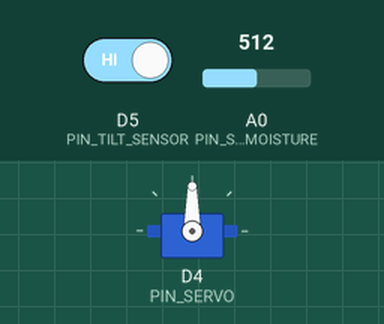
This sketch was run on a simulated ESP8266 (Wemos D1 mini). Shown: servo. The inputs (shaded band) are chosen by the test bench; at power-on: D5 (PIN_TILT_SENSOR) HIGH, A0 (PIN_SOIL_MOISTURE) = 512. WiFi joins after 1.5 s; servers stay silent unless stated; uploads are accepted with an empty reply; what the sketch prints to the serial monitor is not drawn.

Above: at 2.9 s.
3.0 s: D5 (PIN_TILT_SENSOR) driven LOW
At 3.6 s:
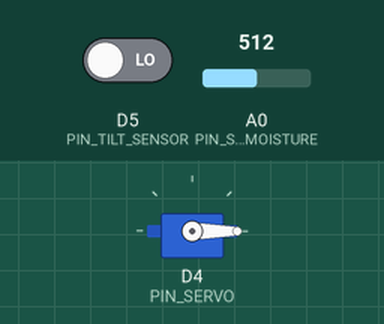
7.7 s: D5 (PIN_TILT_SENSOR) driven HIGH
At 8.3 s:
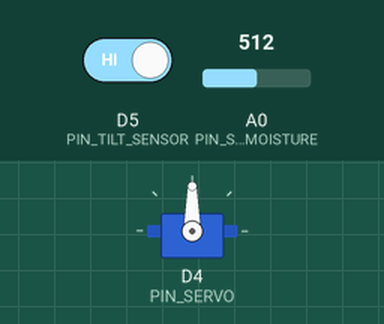
Timing chart, 0 to 10.7 s (numbered marks = the images above; inputs shaded):
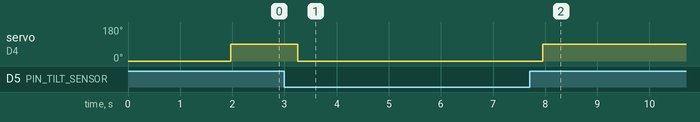

The sketch:

esp8266_mangrove_node.ino
```cpp
/*
  =============================================================================
  SMART MANGROVE SYSTEM — ESP8266 HARDWARE NODE FIRMWARE
  IoT-Driven Coastal Wetland MRV & Automated Root Stabilization Mechanism
  =============================================================================

  HARDWARE RESPONSIBILITY:
  1. Real-time local tilt detection (independent of network/browser status).
  2. Immediate local servo actuation for root anchoring when tilt is detected.
  3. Continuous rhizosphere soil-moisture acquisition.
  4. Non-blocking periodic telemetry stream to FastAPI backend over Wi-Fi.
  5. Immediate event reporting on tilt alert and stabilization recovery.
  6. Safety hysteresis state machine preventing continuous servo jitter.

  TARGET BOARD: ESP8266 (NodeMCU v2/v3, WeMos D1 Mini, ESP-12E/F)
  DEPENDENCIES: Built-in ESP8266 Arduino Core (ESP8266WiFi, ESP8266HTTPClient, Servo)
  =============================================================================
*/

#include <ESP8266WiFi.h>
#include <ESP8266HTTPClient.h>
#include <WiFiClient.h>
#include <Servo.h>

// =========================================================================
// 1. NETWORK & BACKEND CONFIGURATION
// =========================================================================
// Replace with your local Wi-Fi router / mobile hotspot credentials
const char* WIFI_SSID     = "YOUR_WIFI_SSID";
const char* WIFI_PASSWORD = "YOUR_WIFI_PASSWORD";

// FastAPI Backend Server Settings (running on laptop / workstation / cloud)
// IMPORTANT: Enter the local IP address of your machine hosting FastAPI
const char* FASTAPI_HOST  = "192.168.1.100";  // Example LAN IP of backend PC
const int   FASTAPI_PORT  = 8001;             // Default Smart Mangrove port
const char* FASTAPI_PATH  = "/api/hardware/data";
const char* DEVICE_ID     = "ESP8266-001";    // Unique hardware station ID

// =========================================================================
// 2. SENSOR & SERVO PIN ASSIGNMENTS (CONFIGURABLE PLACEHOLDERS)
// =========================================================================
// NOTE: Change these pins to match your physical wiring.
// Standard NodeMCU GPIO pin definitions:
// D1=GPIO5, D2=GPIO4, D3=GPIO0, D4=GPIO2, D5=GPIO14, D6=GPIO12, D7=GPIO13
const int PIN_TILT_SENSOR   = D5;  // GPIO14: Digital tilt switch (SW-520D / ball tilt)
const int PIN_SOIL_MOISTURE = A0;  // ADC0: Analog soil moisture sensor (capacitive / resistive)
const int PIN_SERVO         = D4;  // GPIO2: PWM control signal for root anchor servo

// =========================================================================
// 3. SENSOR CALIBRATION & THRESHOLD SETTINGS
// =========================================================================
// Tilt sensor active logic:
// HIGH: sensor pin reads HIGH when tilted
// LOW:  sensor pin reads LOW when tilted (e.g. pullup switch opened)
const int TILT_ACTIVE_LOGIC = HIGH;

// Soil moisture ADC calibration:
// Measure raw values: Air (completely dry) vs Water (immersed)
const int SOIL_RAW_DRY_AIR  = 850; // Typical dry air reading on 10-bit ADC (0-1023)
const int SOIL_RAW_WET_WATER = 350; // Typical reading immersed in water

// Mechanical Servo Angles (adjust based on your physical anchor linkage)
const int SERVO_POS_NORMAL    = 0;   // Standby position (anchor retracted)
const int SERVO_POS_ANCHORING = 90;  // Deployed position (anchor engaged)

// Timing intervals
const unsigned long TELEMETRY_INTERVAL_MS = 3000; // Normal periodic telemetry (3s)
const unsigned long DEBOUNCE_DELAY_MS     = 250;  // Noise filter debounce delay (ms)

// =========================================================================
// 4. OPERATIONAL STATE MACHINE (ANCHORING SAFETY)
// =========================================================================
enum AnchorState {
  STATE_NORMAL,    // Plant stable, servo at standby (0 deg)
  STATE_ANCHORED   // Tilt detected, servo deployed (90 deg)
};

AnchorState currentAnchorState = STATE_NORMAL;
Servo anchorServo;

unsigned long lastTelemetryTime = 0;
unsigned long lastDebounceTime  = 0;
int lastRawTiltState            = LOW;
int confirmedTiltState          = LOW;

// =========================================================================
// 5. HELPER FUNCTIONS
// =========================================================================

/**
 * Connect to Wi-Fi with non-blocking retry logic
 */
void connectToWiFi() {
  if (WiFi.status() == WL_CONNECTED) return;

  Serial.println();
  Serial.print(F("[WiFi] Connecting to SSID: "));
  Serial.println(WIFI_SSID);

  WiFi.mode(WIFI_STA);
  WiFi.begin(WIFI_SSID, WIFI_PASSWORD);

  int attempts = 0;
  while (WiFi.status() != WL_CONNECTED && attempts < 20) {
    delay(500);
    Serial.print(F("."));
    attempts++;
  }

  if (WiFi.status() == WL_CONNECTED) {
    Serial.println();
    Serial.print(F("[WiFi] Connected! Node IP: "));
    Serial.println(WiFi.localIP());
  } else {
    Serial.println();
    Serial.println(F("[WiFi] Connection timeout. Local tilt control remains active. Will retry in background."));
  }
}

/**
 * Read and calibrate soil moisture percentage (0.0 to 100.0%)
 */
float readSoilMoisture() {
  int rawADC = analogRead(PIN_SOIL_MOISTURE);
  // Constrain raw reading to calibration limits
  rawADC = constrain(rawADC, min(SOIL_RAW_DRY_AIR, SOIL_RAW_WET_WATER), max(SOIL_RAW_DRY_AIR, SOIL_RAW_WET_WATER));

  // Map ADC reading inversely: higher voltage often means drier for resistive, or vice versa
  float percentage = 0.0;
  if (SOIL_RAW_DRY_AIR > SOIL_RAW_WET_WATER) {
    percentage = (float)(SOIL_RAW_DRY_AIR - rawADC) / (float)(SOIL_RAW_DRY_AIR - SOIL_RAW_WET_WATER) * 100.0;
  } else {
    percentage = (float)(rawADC - SOIL_RAW_DRY_AIR) / (float)(SOIL_RAW_WET_WATER - SOIL_RAW_DRY_AIR) * 100.0;
  }

  percentage = constrain(percentage, 0.0, 100.0);
  return percentage;
}

/**
 * Send JSON telemetry payload to FastAPI backend
 */
bool sendTelemetryToFastAPI(int tiltVal, float soilMoisture, const char* servoState, const char* eventName) {
  if (WiFi.status() != WL_CONNECTED) {
    connectToWiFi();
    if (WiFi.status() != WL_CONNECTED) return false;
  }

  WiFiClient client;
  HTTPClient http;

  char url[128];
  snprintf(url, sizeof(url), "http://%s:%d%s", FASTAPI_HOST, FASTAPI_PORT, FASTAPI_PATH);

  http.begin(client, url);
  http.addHeader(F("Content-Type"), F("application/json"));
  http.setTimeout(2500); // 2.5s timeout prevents blocking loop if backend offline

  // Construct JSON payload
  char jsonBuffer[256];
  snprintf(jsonBuffer, sizeof(jsonBuffer),
    "{"
      "\"device_id\":\"%s\","
      "\"source\":\"HARDWARE\","
      "\"tilt\":%d,"
      "\"soil_moisture\":%.1f,"
      "\"servo_state\":\"%s\","
      "\"event\":\"%s\""
    "}",
    DEVICE_ID, tiltVal, soilMoisture, servoState, eventName
  );

  int httpCode = http.POST((uint8_t*)jsonBuffer, strlen(jsonBuffer));

  if (httpCode > 0) {
    Serial.print(F("[HTTP] POST successful ("));
    Serial.print(httpCode);
    Serial.println(F(")"));
  } else {
    Serial.print(F("[HTTP] POST failed: "));
    Serial.println(http.errorToString(httpCode));
  }

  http.end();
  return (httpCode == 200 || httpCode == 201);
}

// =========================================================================
// 6. SETUP & MAIN LOOP
// =========================================================================

void setup() {
  Serial.begin(115200);
  delay(200);

  Serial.println(F("\n=============================================="));
  Serial.println(F(" SMART MANGROVE SYSTEM — ESP8266 NODE FIRMWARE"));
  Serial.println(F(" Device ID: ESP8266-001"));
  Serial.println(F("=============================================="));

  // Initialize GPIO pins
  pinMode(PIN_TILT_SENSOR, INPUT_PULLUP);

  // Initialize Servo
  anchorServo.attach(PIN_SERVO);
  anchorServo.write(SERVO_POS_NORMAL); // Set initial standby position
  currentAnchorState = STATE_NORMAL;
  Serial.println(F("[Hardware] Root anchor servo initialized in STANDBY (0 deg)."));

  // Connect to Wi-Fi network
  connectToWiFi();
}

void loop() {
  unsigned long now = millis();

  // -------------------------------------------------------------------------
  // A. LOCAL TILT SENSING WITH DEBOUNCE & HYSTERESIS
  // -------------------------------------------------------------------------
  int rawReading = digitalRead(PIN_TILT_SENSOR);

  if (rawReading != lastRawTiltState) {
    lastDebounceTime = now;
  }

  if ((now - lastDebounceTime) > DEBOUNCE_DELAY_MS) {
    if (rawReading != confirmedTiltState) {
      confirmedTiltState = rawReading;

      // Check if tilt condition is detected
      bool isTilted = (confirmedTiltState == TILT_ACTIVE_LOGIC);

      if (isTilted && currentAnchorState == STATE_NORMAL) {
        // TRANSITION: NORMAL -> ANCHORED
        Serial.println(F("\n[ALERT] TILT DETECTED! Engaging automated root anchor servo locally..."));
        anchorServo.write(SERVO_POS_ANCHORING); // Immediate local servo control
        currentAnchorState = STATE_ANCHORED;

        // Immediate event dispatch to FastAPI backend
        float moisture = readSoilMoisture();
        sendTelemetryToFastAPI(1, moisture, "ANCHORING", "TILT_DETECTED");
        lastTelemetryTime = now;
      }
      else if (!isTilted && currentAnchorState == STATE_ANCHORED) {
        // TRANSITION: ANCHORED -> NORMAL (Stabilization recovered)
        Serial.println(F("\n[INFO] Mangrove upright stability restored. Returning anchor to standby..."));
        anchorServo.write(SERVO_POS_NORMAL); // Return servo to standby
        currentAnchorState = STATE_NORMAL;

        // Immediate recovery event dispatch
        float moisture = readSoilMoisture();
        sendTelemetryToFastAPI(0, moisture, "NORMAL", "NORMAL");
        lastTelemetryTime = now;
      }
    }
  }

  lastRawTiltState = rawReading;

  // -------------------------------------------------------------------------
  // B. PERIODIC TELEMETRY STREAM TO FASTAPI BACKEND
  // -------------------------------------------------------------------------
  if (now - lastTelemetryTime >= TELEMETRY_INTERVAL_MS) {
    lastTelemetryTime = now;

    float soilMoisture = readSoilMoisture();
    bool isTilted = (confirmedTiltState == TILT_ACTIVE_LOGIC);

    int tiltVal = isTilted ? 1 : 0;
    const char* servoState = (currentAnchorState == STATE_ANCHORED) ? "ANCHORING" : "NORMAL";
    const char* eventName  = isTilted ? "TILT_DETECTED" : "NORMAL";

    Serial.print(F("[Telemetry] Soil: "));
    Serial.print(soilMoisture, 1);
    Serial.print(F("% | Tilt: "));
    Serial.print(tiltVal);
    Serial.print(F(" | Servo: "));
    Serial.print(servoState);
    Serial.print(F(" | Event: "));
    Serial.println(eventName);

    sendTelemetryToFastAPI(tiltVal, soilMoisture, servoState, eventName);
  }

  // Small CPU yield for ESP8266 background Wi-Fi stack
  yield();
}
```

Measured:
- after the input at 3.0 s, servo on D4 (PIN_SERVO): 90° → 0° after 0.25 s
- after the input at 7.7 s, servo on D4 (PIN_SERVO): 0° → 90° after 0.25 s
